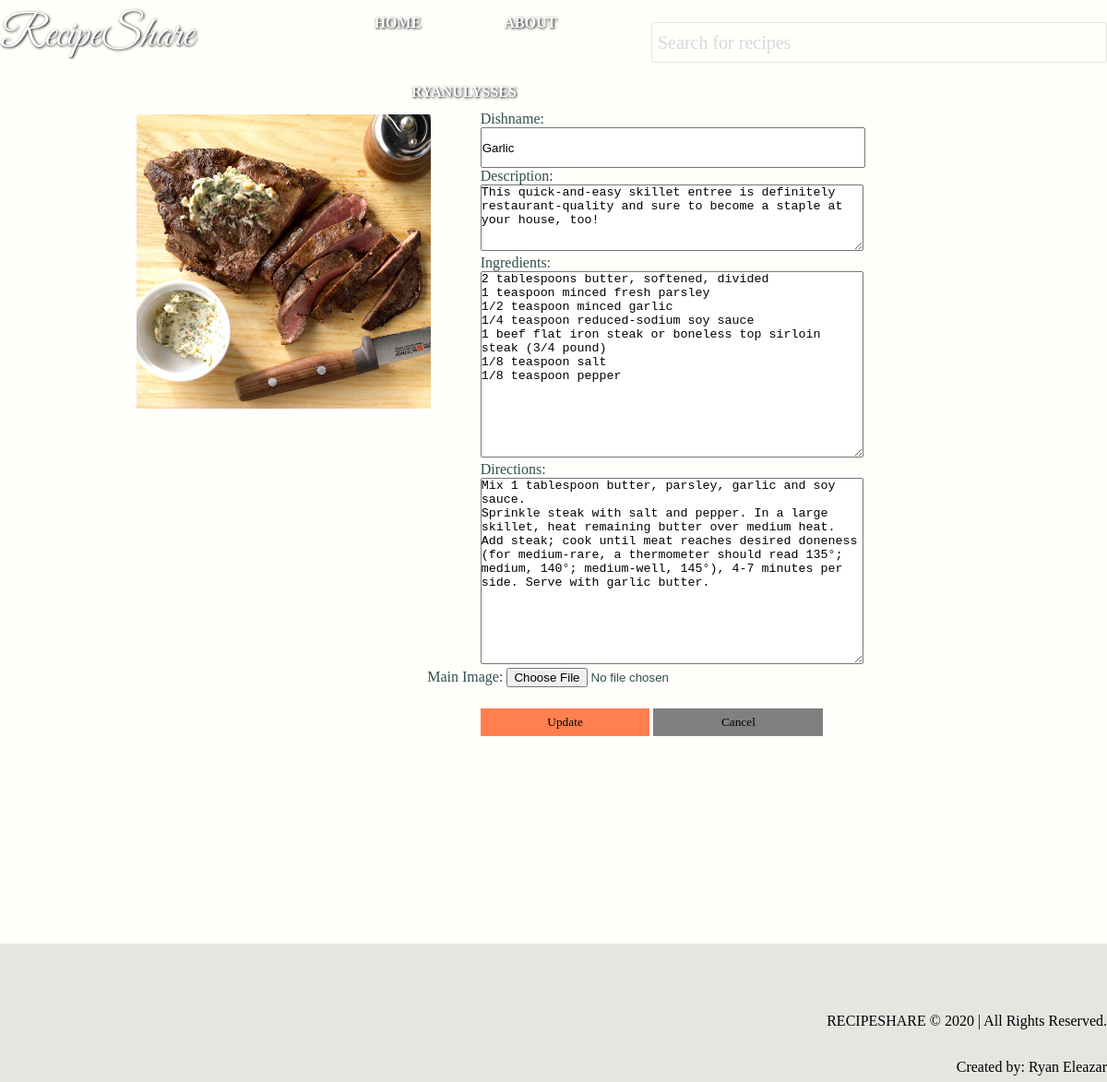
The page /article/1/Garlic Butter Steak/update (signed in) on the database its author committed.
### tables this page shows
CREATE TABLE recipe(id INTEGER  PRIMARY KEY, dishname VARCHAR(100) NOT NULL, description TEXT NOT NULL, ingredients TEXT NOT NULL, directions TEXT NOT NULL, imagename VARCHAR(100) NOT NULL, author VARCHAR(100) NOT NULL, datetoday VARCHAR(100) NOT NULL);

### application.py (the view, shortened to what this page needs)
@app.route('/article/<id>/<dishname>/update', methods=['POST', 'GET'])
def update(id,dishname):
    with sqlite3.connect('database.db') as conn:
        cur = conn.cursor()
        cur.execute("SELECT * FROM recipe WHERE id = ?", [id])
        recipe = cur.fetchall()
        return render_template('update.html', recipe = recipe)

### templates/update.html (shortened to what this page needs)
{% extends "layout.html" %}
{% block content %}
<br>
<br>
<br>
<br>
	<article id = 'updatesection'>
		<div class ='updateblock'>
			<div class = 'formcontainer2'>
					{% for n in recipe %}
					<img src = "{{ url_for('static' , filename = 'images/recipeimages/' + n[5])}}" ><br>
					{% endfor %}
			</div>
			<div class = 'formcontainer'>
				<form method = "POST" action = "update" enctype="multipart/form-data">
					{% for n in recipe %}
					<div class="container">
					    <label>Dishname:</label><br>
					    <input type="text" class="container" name = "dishname" value = {{n[1]}}>
		  			</div>
				  	<div class="container">
					    <label >Description:</label><br>
					    <textarea class = 'container' name = 'description'>{{n[2]}}</textarea>
				  	</div>
				  	<div class="container">
					    <label >Ingredients:</label><br>
					    <textarea class = 'container' name = 'ingredients' placeholder="Enter ingredients in list form">{{n[3]}}</textarea>
				  	</div>
				  	<div class="container">
					    <label >Directions:</label><br>
					    <textarea class = 'container' name = 'directions' placeholder="Enter directions in list form">{{n[4]}}</textarea>
				  	</div>
					<div clas = 'container'>
						<label>Main Image:</label>
				  		<input type="file" name="image" value = "{{ url_for('static' , filename = 'images/recipeimages/' + n[5])}}" >
				  	</div>
				  	 {% endfor %}
				  	<div class="container">
				  		<div class ='updatebuttons'>
				  			<button type="submit">Update</button>
				  			{% for n in recipe %}
				  				<a href = "{{ url_for('article', id = n[0])}}"><input type="button" name="cancel" value= 'Cancel'></a>
				  			{% endfor %}
				  		</div>
				  	</div>
				</form>
			</div>
		</div>
	</article>
{% endblock %}

### templates/layout.html (shortened to what this page needs)
 <!DOCTYPE html>
<html lang="en">
	<head>
		<link rel="stylesheet" type="text/css" href = "{{ url_for('static', filename ='style.css')}}">
	</head>
		<body>
			<div id = 'fullbodycontainer'>
				<div class = 'main'>
					<header class = 'loginnav'>
							<nav>
								{% if not session['username'] %}
										<a href = {{ url_for("home")}}><h2>RecipeShare</h2></a>
						        {% else %}
						        		<a href = {{ url_for("home", username = session['username'])}}><h2>RecipeShare</h2></a>
								{% endif %}
								<div class = 'searchbar'>
									<form method = "POST" action = "search">
										<input type="text" name="recipesearch" placeholder="Search for recipes">
									</form>
								</div>
								<ul>
									{% if not session['username'] %}
											<li><a href = {{ url_for("home")}}>Home</a></li>
											<li><a href = {{ url_for("about")}}>About</a></li>
											<li><a href = {{ url_for("login")}}>Sign in</a></li>
											<li><a  href = {{ url_for("register")}}>Register</a></li>
									{% else %}
											<li><a href = {{ url_for("home", username = session['username'])}}>Home</a></li>
											<li><a href = {{ url_for("about")}}>About</a></li>
											<li class = 'userprofilename'>  {{session['username']}}
											</li>
									{% endif %}
								</ul>
							</nav>
					</header>
					{% block content %}{% endblock %}
				</div>
			</div>
				<footer>
							<p>RECIPESHARE &copy 2020 | All Rights Reserved.</p>
							<p>Created by: Ryan Eleazar</p>
				</footer>
		</body>
</html>

### static/style.css (style rules this page uses)
html { padding: 0; margin: 0; width: 100%; height: 100%; min-height: 100vh; }
body { background-color: #FFFFFC; color: #2F4F4F; width: 100%; height: 100%; margin: 0; padding: 0; overflow: auto; font-size:100%; }
footer { width: 100%; clear: both; height: 150px; background-color:#F5F5DC; font-size: 8px; margin: auto; background: rgba(0,0,0,0.1); text-align: center; }
footer p { font-size: 16px; transform: translateY(330%); color: black; float:right; clear: right; }
#fullbodycontainer { min-height: 100%; }
.main { overflow: auto; padding-bottom: 150px; }
.container { width: 80%; margin: 0 auto; overflow: hidden; padding: 0; }
.container::placeholder { color:#2F4F4F; font-family: 'Palatino Linotype', 'Book Antiqua', Palatino, serif; }
a { text-decoration: none; }
img { max-width: 100%; max-height: 100%; }
header { height: auto; margin: auto; padding: none; width:100%; z-index: 14; }
.loginnav { background-color: rgba(0,0,0,0); font-color: white; width: 100%; position:absolute; height: 9vh; }
nav ul { position: relative; margin: auto; padding: 0; display: block; height: 100%; width: 50%; text-align: center; height: 9vh; }
nav a h2 { float:left; font: 400 130px/0.8 'Great Vibes', Helvetica, sans-serif; color: #FFFF; text-shadow: 1px 1px 3px black; font-size: 47px; margin-top: auto; padding-top: 20px; position: relative; z-index: 2; }
.searchbar input[type=text] { height: 17px; width: 20%; padding: 5px; margin: 20px auto; font-size: 20px; text-align: center; float:right; clear:right; text-align: left; opacity: 0.2; }
.searchbar ::placeholder { color:#2F4F4F; font-family: 'Palatino Linotype', 'Book Antiqua', Palatino, serif; }
nav ul li { font-family: 'Palatino Linotype', 'Book Antiqua', Palatino, serif; text-transform: uppercase; position: relative; list-style-type: none; display: inline-block; text-align: center; margin: auto 10px; color: #FFFF; width: 20%; transform: translateY(90%); }
.userprofilename { font-weight: bold; color: #FFFF; text-shadow: 1px 1px 3px black; font-size: 20px; text-decoration: none; }
nav ul a { font-weight: bold; color: #FFFF; text-shadow: 1px 1px 3px black; font-size: 20px; text-decoration: none; }
.formcontainer { width: 63%; margin: 0; height: auto; display: inline-block; }
.formcontainer2 { width: 35%; margin: 0 ; height: 100%; display: inline-block; float: left; text-align: center; }
.formcontainer2 img { height: 100%; width: 100%; border: 4px solid white; }
.formcontainer input[type=text] { height: 40px; width: 90%; }
.formcontainer textarea { width: 90%; height: 70px; overflow: auto; }
.formcontainer textarea[name = ingredients] { width: 90%; height: 200px; }
.formcontainer textarea[name = directions] { width: 90%; height: 200px; }
.formcontainer textarea::placeholder { font-style: italic; }
#updatesection { width: 80%; position: relative; margin:auto; height: 100%; font-family: 'Palatino Linotype', 'Book Antiqua', Palatino, serif; }
.updateblock { width: 95%; margin: 5% auto; height: 80%; }
.updatebuttons button { width: 40%; padding: 0; margin: 5% auto; height: 30px; cursor: pointer; border: none; outline: none; background-color:#FF7F50; font-family: 'Palatino Linotype', 'Book Antiqua', Palatino, serif; }
.updatebuttons input[type=button] { width: 40%; padding: 0; margin: 5% auto; height: 30px; cursor: pointer; border: none; outline: none; background-color: grey; font-family: 'Palatino Linotype', 'Book Antiqua', Palatino, serif; }
@media screen and (max-width: 1380px) { nav ul a { font-size: 16px; } }
@media screen and (max-width: 1380px) { .userprofilename { font-size: 16px; padding-top: 30px; } }
@media screen and (max-width: 1380px) { nav h2 { font-size:40px; } }
@media screen and (max-width: 1380px) { .searchbar input[type=text] { height: 30px; width: 40%; margin: 2% auto; } }

### rows shown on the page
recipe: username "RYANULYSSES", imagename (picture), description "This quick-and-easy skillet entree is definitely restaurant-quality and sure to become a staple at your house, too!", ingredients "2 tablespoons butter, softened, divided 1 teaspoon minced fresh parsley 1/2 teaspoon minced garlic 1/4 teaspoon reduced-sodium soy sauce 1 beef flat iron steak or boneless top sirloin steak (3/4 pound) 1/8 teaspoon salt 1/8 teaspoon pepper", directions "Mix 1 tablespoon butter, parsley, garlic and soy sauce. Sprinkle steak with salt and pepper. In a large skillet, heat remaining butter over medium heat. Add steak; cook until meat reaches desired doneness (for medium-rare, a thermometer should read 135°; medium, 140°; medium-well, 145°), 4-7 minutes per side. Serve with garlic butter."
